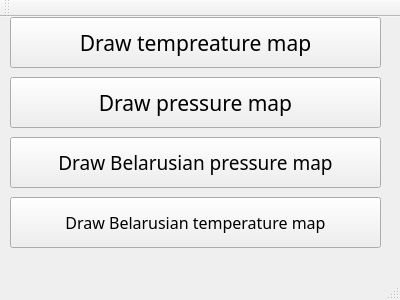
<?xml version="1.0" encoding="UTF-8"?>
<ui version="4.0">
 <class>MainWindow</class>
 <widget class="QMainWindow" name="MainWindow">
  <property name="geometry">
   <rect>
    <x>0</x>
    <y>0</y>
    <width>400</width>
    <height>300</height>
   </rect>
  </property>
  <property name="windowTitle">
   <string>MainWindow</string>
  </property>
  <widget class="QWidget" name="centralWidget">
   <widget class="QPushButton" name="pushButton">
    <property name="geometry">
     <rect>
      <x>10</x>
      <y>0</y>
      <width>371</width>
      <height>51</height>
     </rect>
    </property>
    <property name="font">
     <font>
      <family>Segoe Print</family>
      <pointsize>16</pointsize>
     </font>
    </property>
    <property name="text">
     <string>Draw tempreature map</string>
    </property>
   </widget>
   <widget class="QPushButton" name="pushButton_2">
    <property name="geometry">
     <rect>
      <x>10</x>
      <y>60</y>
      <width>371</width>
      <height>51</height>
     </rect>
    </property>
    <property name="font">
     <font>
      <family>Segoe Print</family>
      <pointsize>16</pointsize>
     </font>
    </property>
    <property name="text">
     <string>Draw pressure map</string>
    </property>
   </widget>
   <widget class="QPushButton" name="pushButton_3">
    <property name="geometry">
     <rect>
      <x>10</x>
      <y>120</y>
      <width>371</width>
      <height>51</height>
     </rect>
    </property>
    <property name="font">
     <font>
      <family>Segoe Print</family>
      <pointsize>14</pointsize>
     </font>
    </property>
    <property name="text">
     <string>Draw Belarusian pressure map</string>
    </property>
   </widget>
   <widget class="QPushButton" name="pushButton_4">
    <property name="geometry">
     <rect>
      <x>10</x>
      <y>180</y>
      <width>371</width>
      <height>51</height>
     </rect>
    </property>
    <property name="font">
     <font>
      <family>Segoe Print</family>
      <pointsize>12</pointsize>
     </font>
    </property>
    <property name="text">
     <string>Draw Belarusian temperature map</string>
    </property>
   </widget>
  </widget>
  <widget class="QMenuBar" name="menuBar">
   <property name="geometry">
    <rect>
     <x>0</x>
     <y>0</y>
     <width>400</width>
     <height>26</height>
    </rect>
   </property>
  </widget>
  <widget class="QToolBar" name="mainToolBar">
   <attribute name="toolBarArea">
    <enum>TopToolBarArea</enum>
   </attribute>
   <attribute name="toolBarBreak">
    <bool>false</bool>
   </attribute>
  </widget>
  <widget class="QStatusBar" name="statusBar"/>
 </widget>
 <layoutdefault spacing="6" margin="11"/>
 <resources/>
 <connections/>
</ui>
